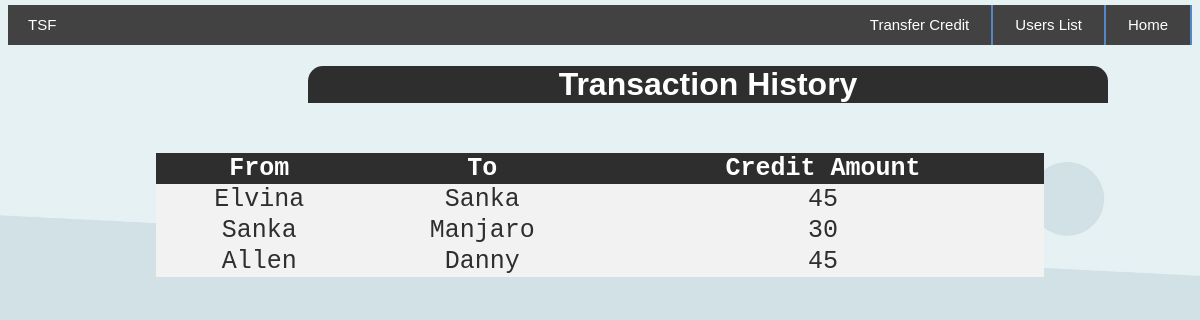
Page /Transhistory.php on the committed database.
### tables this page shows
CREATE TABLE `transaction_history` (
  `from_user` varchar(50) NOT NULL,
  `to_user` varchar(50) NOT NULL,
  `Credit` int(12) NOT NULL
);

### Transhistory.php (the view, shortened to what this page needs)
<?php include 'connection.php'?>
<?php
$query = "SELECT * FROM transaction_history";
$result = mysqli_query($conn,$query);
?>
<html>
<head>
</head>
<body>
			<div id = "wrapper">
		<nav>
		<div class='logo'> TSF </div>
			<ul>
				<li><a href=tsf.php>Home</a></li>
				<li><a href=Userslist.php>Users List</a></li>
				<li><a href=transfer.php>Transfer Credit</a></li>
			</ul>
		</nav>
	</div>
	<div class ='transferform'>
	<h1 align ='center'> Transaction History</h1>
</div>
			<table align='center' class=tableus>
		<tr>
			<th>From</th>
			<th>To</th>
			<th>Credit Amount</th>
		</tr>
			<?php
				while($row = mysqli_fetch_array($result))
				{
				echo "<tbody>";
				echo "<tr>";
				echo "<td>" . $row['from_user'] . "</td>";
				echo "<td>" . $row['to_user'] . "</td>";
				echo "<td>" . $row['Credit'] . "</td>";
				echo "</tr>";
				echo "</tbody>";
				}
				echo "</table>";
			?>
</body>
</html>

### Transhistory.php (style rules this page uses)
body { background-image: url(site2.jpg); background-position: center; background-size: cover; font-family: Arial, Helvetica, sans-serif; margin-top: 5px }
table { border-collapse: collapse; width: 75%; color: #2E2E2E; font-family: monospace; font-size: 25px; text-align: center; left: 100px; top: 200px; right:100px; margin-top: 50px; }
th { background-color: #2E2E2E; color: white; }
tr:nth-child(odd) { background-color: #f2f2f2 }
.transferform { width: 800px; background-color: #2E2E2E; margin-top: 20px; margin-left: 300px; color: #ffffff; padding: 10px 0px 10 px 0px; text-align: center; border-radius: 15px 15px 0px 0px; }
#wrapper ul { margin-top: 0; padding:0; list-style: none; height: 40px; line-height: 40px; background-color: #424242; font-family: Arial, Helvetica, sans-serif; font-size: 15px; }
#wrapper ul li { float: right; border-right: 2px solid #5587C8; }
#wrapper ul li a { display: block; padding: 0 22px; color: #fff; text-decoration: none; }
.logo { width: 15%; float: left; text-transform: uppercase; color: #fff; font-size: 15px; text-align: left; line-height: 40px; padding-left: 20px; }

### rows in the picture
transaction_history: from_user "Elvina", to_user "Sanka", Credit "45"
transaction_history: from_user "Sanka", to_user "Manjaro", Credit "30"
transaction_history: from_user "Allen", to_user "Danny", Credit "45"
